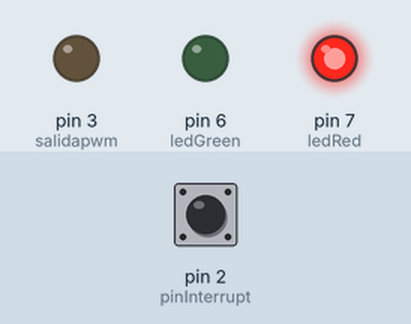
Simulated run of this sketch. Board: Arduino Uno, built with avr-gcc and run on an emulated ATmega328P. On the bench: output pins drawn as LEDs (lit = HIGH). The test bench sets the inputs (shaded band); at power-on: pin 2 (pinInterrupt) LOW. What the sketch prints to the serial monitor is not drawn.

Above: at 0.2 s.
Timing chart, 0 to 1.7 s (numbered marks = the images above):
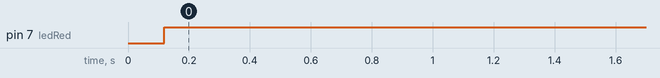

The sketch:

frecuenciometro_registros_interrupciones_1_pidAlcides.ino
```cpp
/********************************************************
* NOMBRE AOUTOR:  MANUEL ALFONSO MANJARRES RIVERA       *
*                                                       *
*                                                       *
*                                                       *
*********************************************************/


#include <EEPROM.h>
#include <avr/wdt.h>

/*DEFINICIONES DE LOS PINES*/
#define pinInterrupt 2
#define button1  4
#define button2  5
#define ledGreen 6
#define ledRed   7
#define salidapwm 3

/*CONSTANTES SOMBOLICAS GENERALES*/
#define _MIL_ 1000.0
#define _VELOCIDAD_CRISTAL 16000000.0
#define _PREESCALER_CONSTAN  1024.0
#define time_ms 500
#define memorilocation1 0
#define memorilocation2 100
#define FactorReduccion 0.1
#define set_memorilimMax 1
#define set_memorilimMin 2


/*-----VARIABLES PARA EL CONTROL PID---------*/

 /*CAMBIAR HASTA AJUSTAR EL MODELO*/
#define kp 0.0 //constante proporcional
#define ki 0.0  //constante integral
#define kd 0.0 // constante derivativa

#define set_point 60.0 //set point en 60hz
#define sample_time 1
#define max_ 255.0
#define min_ 0.0

float pid_int=0.0;
float salida=0.0;
float error_=0.0;
float error=0.0;
float ui_=0.0;
float ui=0.0;
float up=0.0;
float ud=0.0;
float ut=0.0;
/*----------------------------------------------------------*/
/*---------------------------------------------------------*/

/*---VARIABLES GLOBALES---------------------------------- */

 volatile unsigned long conteo=0;
 volatile unsigned long deltaT=0;
 volatile unsigned long t0=0;

 double FrecuenciaLimiteInferior=59.0;
 double FrecuenciaLimiteSuperior=61.0;
 volatile double frecuencia=0.0;
 float Data_1=0.0;

 unsigned char counterInterrupts=0;
 unsigned char flag=0;
 unsigned char flag_memori=0; /*pendiente por definir su funcion*/
/*---------------------------------*/

/*---PROTOTIPOS DE FUNCION------*/
  void PID();
  void Led_funtion(void);
  void set_memori(void);
/*------------------------------*/

/*INICIO DE CONFIGURACIONES DEL MICROCONTROLADOR*/
void setup() {


    wdt_disable();
    wdt_enable( WDTO_2S );
    noInterrupts();
    Serial.begin(9600);

/*----PIN MODE PARA LOS LED----------------------*/
    pinMode(ledRed,OUTPUT);
    digitalWrite(ledRed,LOW);
    pinMode(ledGreen,OUTPUT);
    digitalWrite(ledGreen,LOW);

/*----SALIDA DEL PWM---------------------------*/
    pinMode(salidapwm,OUTPUT);

/*----INTERRUPCION EXTERNA POR EL PIN 2------*/
    pinMode(pinInterrupt,INPUT);
    attachInterrupt(digitalPinToInterrupt(pinInterrupt),ISR_EXTERNALPIN,RISING);


/*******************************************************************************/
/*----CONFIGURACION DE LOS REGISTROS------------------------------------------*/
/*****************************************************************************/

/*----INTERRUPCIONES EXTERNAS POR CAMBIO DE NIVEL---------------------------*/

    //DDRD |=(1<<2);
    pinMode(button1,INPUT_PULLUP);
    pinMode(button2,INPUT_PULLUP);
    PCMSK2 |=(1<<2)|(1<<3); //HABILITAMOS EL PCINT18 Y PCINT19
    PCICR |=(1<<2);

/*----INTERRUPCION POR TIMER1------------------------------------------*/

    TCCR1A=0; //
    TCCR1B=0;
    TCCR1B=(1<<CS10)|(1<<CS12);//PREESCALADOR A X1024
    TCNT1=0;
    TIMSK1 |= (1 << TOIE1);


   set_memori();
  interrupts();
   wdt_reset();//tiempo de reinicio 2 segundos

    /*
    EEPROM.put(memorilocation1,0.0);
    EEPROM.put(memorilocation2,0.0);
    while(1);
   */
   Serial.print("iniciando\n ultimo valor en memoria-->");
   Serial.print(Data_1);
   Serial.print("\n");
   Serial.print(FrecuenciaLimiteSuperior);
   Serial.print("\n");
   Serial.print(FrecuenciaLimiteInferior);

}/*FIN DE LA CONFIGURACION DEL MICROCONTROLADOR*/
/**************************************************************************************************************************************/
/*************************************************************************************************************************************/

void loop() {

    Serial.print("\nfrecuecia: ");
    Serial.println(frecuencia,3);
    Serial.print("\n conteo: ");
    Serial.print(conteo);

    if(flag==false){
        frecuencia=0.0;
          TCNT1=0;
          conteo=0.0;
        delay(100);
      }
        flag=false;

    led_funtion();
    PID();

    wdt_reset(); //reseteamosel timer del wd para que no reinicie el micro en caso de que todo vaya bien

    delay(time_ms);

}//----------


/*FUNCION DE INTERRUPCION EXTERNA*/
void ISR_EXTERNALPIN(){
    noInterrupts();
       conteo=TCNT1;
       frecuencia=_VELOCIDAD_CRISTAL/(conteo*_PREESCALER_CONSTAN);
       TCNT1=0;
       flag=1;
    interrupts();
  }/*FIN DE LA FUNCION DE INTERRUPCION EXTERNA*/


/*RUTINA DE INTERRUPCION PARA AUMENTAR O DISMINUIR LOS LIMITES DE FRECUENCIA PERMITIDOS*/
ISR (PCINT2_vect){

    if((PIND & (1<<button1))==0){


        if(FrecuenciaLimiteSuperior<70.0 && FrecuenciaLimiteInferior>50.0){

             Data_1+=FactorReduccion;
             FrecuenciaLimiteSuperior+=FactorReduccion;
             FrecuenciaLimiteInferior-=FactorReduccion;

            EEPROM.put(memorilocation1,Data_1);
            if(flag_memori!=set_memorilimMax){
                flag_memori=set_memorilimMax;
                EEPROM.put(memorilocation2,flag_memori);
                }
                 while((PIND & (1<<button1))==0);
          }

          Serial.print("\n--AUMENTANDO LOS LIMITES PERMITIDOS--\n frecuencia superior: ");
          Serial.print(FrecuenciaLimiteSuperior);
          Serial.print("\nfrecuencia inferior: ");
          Serial.print(FrecuenciaLimiteInferior);
          Serial.print("\n acumulado: ");
          Serial.print(Data_1);
          Serial.print("\n");
      }//fin de interrupcion boton 1


    if((PIND & (1<<button2))==0){

        if(FrecuenciaLimiteSuperior>60.0 && FrecuenciaLimiteInferior<60.0){
             Data_1-=FactorReduccion ;
             FrecuenciaLimiteSuperior-=FactorReduccion ;
             FrecuenciaLimiteInferior+=FactorReduccion ;

            EEPROM.put(memorilocation1,Data_1);

            if(flag_memori!=set_memorilimMin){
                flag_memori=set_memorilimMin;
                EEPROM.put(memorilocation2,flag_memori);
                }
                 while((PIND & (1<<button2))==0);
          }

          Serial.print("\n--DISMINUYENDO LOS LIMITES PERMITIDOS--\n frecuencia superior: ");
          Serial.print(FrecuenciaLimiteSuperior);
          Serial.print("\nfrecuencia inferior: ");
          Serial.print(FrecuenciaLimiteInferior);
          Serial.print("\n acumulado: ");
          Serial.print(Data_1);
          Serial.print("\n");
    }//fin de interrupcion por el boton 2

  }
/*******************************************************************************************************/


/*ENCIENDE UN LED INDICADOR, PARA SABER VISUALMENTE SI ESTAMOS DENTRO DE LOS LIMITES PERMITIDOS*/
void led_funtion(void){

    if(frecuencia<FrecuenciaLimiteSuperior && frecuencia>FrecuenciaLimiteInferior){
        digitalWrite(ledGreen,HIGH);
        digitalWrite(ledRed,LOW);
      }
    else {
        digitalWrite(ledGreen,LOW);
        digitalWrite(ledRed,HIGH);
        }

  }
/********************************************************************************************/

/*INICIA EL SISTEMA CON LAS VARIABLES CORRESPONDIENTES A LAS CONFIGURACIONES DE LOS LIMITES*/
void set_memori(void){

    EEPROM.get(memorilocation2,flag_memori);

    if(flag_memori==set_memorilimMax ){
        EEPROM.get(memorilocation1,Data_1);
           FrecuenciaLimiteSuperior+=Data_1;
           FrecuenciaLimiteInferior-=Data_1;
      return;
    }

    if(flag_memori==set_memorilimMin){
        EEPROM.get(memorilocation1,Data_1);
         FrecuenciaLimiteSuperior-=Data_1;
         FrecuenciaLimiteInferior+=Data_1;
      return;
    }
}
/******************************************************************************/


void PID(){
      noInterrupts();
      pid_int=frecuencia;
      //error=set_point-(frecuencia);
      error=frecuencia-set_point ;
      up=kp*error;
      ui=ui_+ (ki*sample_time*error);
      ud=(float)kd*(error-error_)/ (float)sample_time;
      ut=up+ui+ud;

    if(ut>max_)ut=max_;
      else if (ut<min_)ut=min_;

      ui_=ui;
      error_=error;
      analogWrite(salidapwm,ut);
      Serial.print("\n salida pwm->");
      Serial.println(ut) ;
      Serial.print("\n");
      interrupts();
  }
```

Measured:
- by itself, pin 7 (ledRed): LOW → HIGH at 0.12 s
